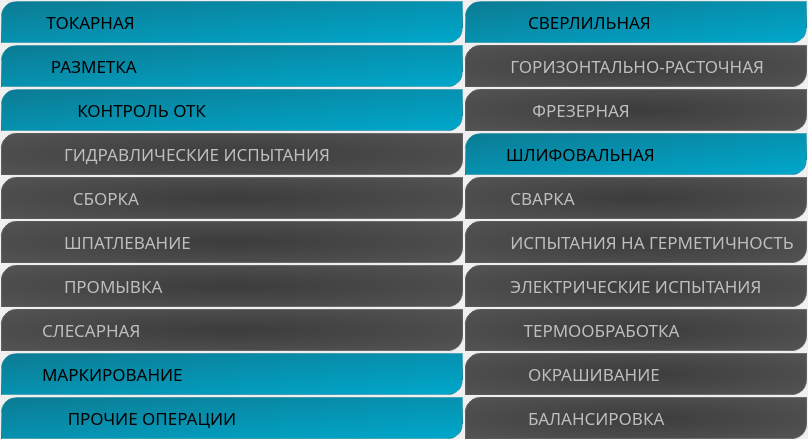
               <widget class="QFrame" name="frame">
                <property name="styleSheet">
                 <string notr="true">QWidget {
	background: none;
}
QPushButton {
	background:qlineargradient(spread:pad, x1:0, y1:0, x2:1, y2:1, stop:0 rgba(12, 123, 147, 255), stop:1 rgba(0, 168, 204, 255));
	border: none;
	height: 30px;	
	width: 300px;
	font-size: 17px;
	padding: 5 0 5 40;
	border-bottom-right-radius: 15px;
	border-top-left-radius: 15px;
	border: 1px solid qradialgradient(spread:pad, cx:0.506, cy:1, radius:1.147, fx:0.494318, fy:1, stop:0 rgba(12, 123, 147, 255), stop:1 rgba(255, 255, 255, 0));
	text-align: left;
}
QPushButton:hover {
	color: rgb(0, 168, 204);
	border-left: 1px solid rgb(10, 169, 255);
	border-right: 1px solid rgb(10, 169, 255);
	background-color: qlineargradient(spread:pad, x1:0, y1:0.477, x2:1, y2:0.518, stop:0 rgba(15, 109, 159, 64), stop:0.505682 rgba(15, 111, 149, 0), stop:1 rgba(15, 112, 139, 58));
}
QPushButton:pressed {
	background-color: rgb(0, 53, 93)
}
QPushButton:disabled {
	background:qradialgradient(spread:pad, cx:0.5, cy:0.5, radius:0.851, fx:0.5, fy:0.5, stop:0 rgba(60, 60, 60, 255), stop:1 rgba(89, 89, 89, 255));
	border: 1px solid qlineargradient(spread:pad, x1:0, y1:0, x2:1, y2:0, stop:0 rgba(89, 89, 89, 255), stop:1 rgba(111, 111, 111, 255))
}</string>
                </property>
                <layout class="QVBoxLayout" name="verticalLayout_4">
                 <property name="spacing">
                  <number>6</number>
                 </property>
                 <property name="leftMargin">
                  <number>1</number>
                 </property>
                 <property name="topMargin">
                  <number>1</number>
                 </property>
                 <property name="rightMargin">
                  <number>1</number>
                 </property>
                 <property name="bottomMargin">
                  <number>0</number>
                 </property>
                 <item>
                  <layout class="QGridLayout" name="gridLayout">
                   <property name="leftMargin">
                    <number>0</number>
                   </property>
                   <property name="topMargin">
                    <number>0</number>
                   </property>
                   <property name="rightMargin">
                    <number>0</number>
                   </property>
                   <property name="spacing">
                    <number>2</number>
                   </property>
                   <item row="9" column="0">
                    <widget class="QPushButton" name="btn_sborka">
                     <property name="font">
                      <font>
                       <family>Segoe UI Light</family>
                       <pointsize>-1</pointsize>
                      </font>
                     </property>
                     <property name="cursor">
                      <cursorShape>PointingHandCursor</cursorShape>
                     </property>
                     <property name="styleSheet">
                      <string notr="true">text-align: none;
padding-left: 0;
padding-right: 160;</string>
                     </property>
                     <property name="text">
                      <string>ПРОЧИЕ ОПЕРАЦИИ</string>
                     </property>
                     <property name="icon">
                      <iconset resource="res/res.qrc">
                       <normaloff>:/operations/operations/sborka-no-bg.png</normaloff>:/operations/operations/sborka-no-bg.png</iconset>
                     </property>
                     <property name="iconSize">
                      <size>
                       <width>160</width>
                       <height>100</height>
                      </size>
                     </property>
                    </widget>
                   </item>
                   <item row="3" column="1">
                    <widget class="QPushButton" name="btn_shlifovanie">
                     <property name="enabled">
                      <bool>true</bool>
                     </property>
                     <property name="font">
                      <font>
                       <family>Segoe UI Light</family>
                       <pointsize>-1</pointsize>
                      </font>
                     </property>
                     <property name="cursor">
                      <cursorShape>PointingHandCursor</cursorShape>
                     </property>
                     <property name="styleSheet">
                      <string notr="true"/>
                     </property>
                     <property name="text">
                      <string>ШЛИФОВАЛЬНАЯ</string>
                     </property>
                     <property name="icon">
                      <iconset resource="res/res.qrc">
                       <normaloff>:/operations/operations/shlifovka.PNG</normaloff>:/operations/operations/shlifovka.PNG</iconset>
                     </property>
                     <property name="iconSize">
                      <size>
                       <width>45</width>
                       <height>45</height>
                      </size>
                     </property>
                    </widget>
                   </item>
                   <item row="4" column="1">
                    <widget class="QPushButton" name="btn_kontrol_otk_5">
                     <property name="enabled">
                      <bool>false</bool>
                     </property>
                     <property name="font">
                      <font>
                       <family>Segoe UI Light</family>
                       <pointsize>-1</pointsize>
                      </font>
                     </property>
                     <property name="cursor">
                      <cursorShape>ForbiddenCursor</cursorShape>
                     </property>
                     <property name="styleSheet">
                      <string notr="true">QPushButton:hover {
	color: rgb(221, 71, 71);
	border-left: 1px solid rgb(203, 88, 88);
	border-right: 1px solid rgb(203, 88, 88);
	background-color: qlineargradient(spread:pad, x1:0, y1:0.477, x2:1, y2:0.518, stop:0 rgba(160, 18, 18, 58), stop:0.505682 rgba(15, 111, 149, 0), stop:1 rgba(160, 17, 17, 58))
}</string>
                     </property>
                     <property name="text">
                      <string> СВАРКА</string>
                     </property>
                     <property name="icon">
                      <iconset resource="res/res.qrc">
                       <normaloff>:/operations/operations/svarka.PNG</normaloff>:/operations/operations/svarka.PNG</iconset>
                     </property>
                     <property name="iconSize">
                      <size>
                       <width>70</width>
                       <height>70</height>
                      </size>
                     </property>
                    </widget>
                   </item>
                   <item row="2" column="0">
                    <widget class="QPushButton" name="btn_kontrol_otk">
                     <property name="font">
                      <font>
                       <family>Segoe UI Light</family>
                       <pointsize>-1</pointsize>
                      </font>
                     </property>
                     <property name="cursor">
                      <cursorShape>PointingHandCursor</cursorShape>
                     </property>
                     <property name="styleSheet">
                      <string notr="true"/>
                     </property>
                     <property name="text">
                      <string>        КОНТРОЛЬ ОТК</string>
                     </property>
                     <property name="icon">
                      <iconset resource="res/res.qrc">
                       <normaloff>:/operations/operations/otk-no-bg.png</normaloff>:/operations/operations/otk-no-bg.png</iconset>
                     </property>
                     <property name="iconSize">
                      <size>
                       <width>50</width>
                       <height>50</height>
                      </size>
                     </property>
                    </widget>
                   </item>
                   <item row="0" column="0">
                    <widget class="QPushButton" name="btn_tokarnaya">
                     <property name="font">
                      <font>
                       <family>Segoe UI Light</family>
                       <pointsize>-1</pointsize>
                      </font>
                     </property>
                     <property name="cursor">
                      <cursorShape>PointingHandCursor</cursorShape>
                     </property>
                     <property name="layoutDirection">
                      <enum>Qt::LayoutDirection::LeftToRight</enum>
                     </property>
                     <property name="styleSheet">
                      <string notr="true"/>
                     </property>
                     <property name="text">
                      <string> ТОКАРНАЯ</string>
                     </property>
                     <property name="icon">
                      <iconset resource="res/res.qrc">
                       <normaloff>:/operations/operations/tokarnaya-no-bg.png</normaloff>:/operations/operations/tokarnaya-no-bg.png</iconset>
                     </property>
                     <property name="iconSize">
                      <size>
                       <width>70</width>
                       <height>70</height>
                      </size>
                     </property>
                    </widget>
                   </item>
                   <item row="7" column="1">
                    <widget class="QPushButton" name="btn_kontrol_otk_10">
                     <property name="enabled">
                      <bool>false</bool>
                     </property>
                     <property name="font">
                      <font>
                       <family>Segoe UI Light</family>
                       <pointsize>-1</pointsize>
                      </font>
                     </property>
                     <property name="cursor">
                      <cursorShape>ForbiddenCursor</cursorShape>
                     </property>
                     <property name="styleSheet">
                      <string notr="true">QPushButton:hover {
	color: rgb(221, 71, 71);
	border-left: 1px solid rgb(203, 88, 88);
	border-right: 1px solid rgb(203, 88, 88);
	background-color: qlineargradient(spread:pad, x1:0, y1:0.477, x2:1, y2:0.518, stop:0 rgba(160, 18, 18, 58), stop:0.505682 rgba(15, 111, 149, 0), stop:1 rgba(160, 17, 17, 58))
}</string>
                     </property>
                     <property name="text">
                      <string>    ТЕРМООБРАБОТКА</string>
                     </property>
                     <property name="icon">
                      <iconset resource="res/res.qrc">
                       <normaloff>:/operations/operations/term_obrabotka.PNG</normaloff>:/operations/operations/term_obrabotka.PNG</iconset>
                     </property>
                     <property name="iconSize">
                      <size>
                       <width>55</width>
                       <height>55</height>
                      </size>
                     </property>
                    </widget>
                   </item>
                   <item row="0" column="1">
                    <widget class="QPushButton" name="btn_sverlilnaya">
                     <property name="font">
                      <font>
                       <family>Segoe UI Light</family>
                       <pointsize>-1</pointsize>
                      </font>
                     </property>
                     <property name="cursor">
                      <cursorShape>PointingHandCursor</cursorShape>
                     </property>
                     <property name="styleSheet">
                      <string notr="true"/>
                     </property>
                     <property name="text">
                      <string>     СВЕРЛИЛЬНАЯ</string>
                     </property>
                     <property name="icon">
                      <iconset resource="res/res.qrc">
                       <normaloff>:/operations/operations/sverlovka-no-bg.png</normaloff>:/operations/operations/sverlovka-no-bg.png</iconset>
                     </property>
                     <property name="iconSize">
                      <size>
                       <width>60</width>
                       <height>60</height>
                      </size>
                     </property>
                    </widget>
                   </item>
                   <item row="3" column="0">
                    <widget class="QPushButton" name="btn_kontrol_otk_2">
                     <property name="enabled">
                      <bool>false</bool>
                     </property>
                     <property name="font">
                      <font>
                       <family>Segoe UI Light</family>
                       <pointsize>-1</pointsize>
                      </font>
                     </property>
                     <property name="cursor">
                      <cursorShape>ForbiddenCursor</cursorShape>
                     </property>
                     <property name="styleSheet">
                      <string notr="true">QPushButton:hover {
	color: rgb(221, 71, 71);
	border-left: 1px solid rgb(203, 88, 88);
	border-right: 1px solid rgb(203, 88, 88);
	background-color: qlineargradient(spread:pad, x1:0, y1:0.477, x2:1, y2:0.518, stop:0 rgba(160, 18, 18, 58), stop:0.505682 rgba(15, 111, 149, 0), stop:1 rgba(160, 17, 17, 58))
}</string>
                     </property>
                     <property name="text">
                      <string>     ГИДРАВЛИЧЕСКИЕ ИСПЫТАНИЯ</string>
                     </property>
                     <property name="icon">
                      <iconset resource="res/res.qrc">
                       <normaloff>:/operations/operations/hydro_ispit.PNG</normaloff>:/operations/operations/hydro_ispit.PNG</iconset>
                     </property>
                     <property name="iconSize">
                      <size>
                       <width>50</width>
                       <height>50</height>
                      </size>
                     </property>
                    </widget>
                   </item>
                   <item row="6" column="1">
                    <widget class="QPushButton" name="btn_kontrol_otk_8">
                     <property name="enabled">
                      <bool>false</bool>
                     </property>
                     <property name="font">
                      <font>
                       <family>Segoe UI Light</family>
                       <pointsize>-1</pointsize>
                      </font>
                     </property>
                     <property name="cursor">
                      <cursorShape>ForbiddenCursor</cursorShape>
                     </property>
                     <property name="styleSheet">
                      <string notr="true">QPushButton:hover {
	color: rgb(221, 71, 71);
	border-left: 1px solid rgb(203, 88, 88);
	border-right: 1px solid rgb(203, 88, 88);
	background-color: qlineargradient(spread:pad, x1:0, y1:0.477, x2:1, y2:0.518, stop:0 rgba(160, 18, 18, 58), stop:0.505682 rgba(15, 111, 149, 0), stop:1 rgba(160, 17, 17, 58))
}</string>
                     </property>
                     <property name="text">
                      <string> ЭЛЕКТРИЧЕСКИЕ ИСПЫТАНИЯ</string>
                     </property>
                     <property name="icon">
                      <iconset resource="res/res.qrc">
                       <normaloff>:/operations/operations/elect_ispit.PNG</normaloff>:/operations/operations/elect_ispit.PNG</iconset>
                     </property>
                     <property name="iconSize">
                      <size>
                       <width>70</width>
                       <height>70</height>
                      </size>
                     </property>
                    </widget>
                   </item>
                   <item row="7" column="0">
                    <widget class="QPushButton" name="btn_kontrol_otk_12">
                     <property name="enabled">
                      <bool>false</bool>
                     </property>
                     <property name="font">
                      <font>
                       <family>Segoe UI Light</family>
                       <pointsize>-1</pointsize>
                      </font>
                     </property>
                     <property name="cursor">
                      <cursorShape>ForbiddenCursor</cursorShape>
                     </property>
                     <property name="styleSheet">
                      <string notr="true">QPushButton:hover {
	color: rgb(221, 71, 71);
	border-left: 1px solid rgb(203, 88, 88);
	border-right: 1px solid rgb(203, 88, 88);
	background-color: qlineargradient(spread:pad, x1:0, y1:0.477, x2:1, y2:0.518, stop:0 rgba(160, 18, 18, 58), stop:0.505682 rgba(15, 111, 149, 0), stop:1 rgba(160, 17, 17, 58))
}</string>
                     </property>
                     <property name="text">
                      <string>СЛЕСАРНАЯ</string>
                     </property>
                     <property name="icon">
                      <iconset resource="res/res.qrc">
                       <normaloff>:/operations/operations/slesarnaya.PNG</normaloff>:/operations/operations/slesarnaya.PNG</iconset>
                     </property>
                     <property name="iconSize">
                      <size>
                       <width>55</width>
                       <height>55</height>
                      </size>
                     </property>
                    </widget>
                   </item>
                   <item row="5" column="1">
                    <widget class="QPushButton" name="btn_kontrol_otk_7">
                     <property name="enabled">
                      <bool>false</bool>
                     </property>
                     <property name="font">
                      <font>
                       <family>Segoe UI Light</family>
                       <pointsize>-1</pointsize>
                      </font>
                     </property>
                     <property name="cursor">
                      <cursorShape>ForbiddenCursor</cursorShape>
                     </property>
                     <property name="styleSheet">
                      <string notr="true">QPushButton:hover {
	color: rgb(221, 71, 71);
	border-left: 1px solid rgb(203, 88, 88);
	border-right: 1px solid rgb(203, 88, 88);
	background-color: qlineargradient(spread:pad, x1:0, y1:0.477, x2:1, y2:0.518, stop:0 rgba(160, 18, 18, 58), stop:0.505682 rgba(15, 111, 149, 0), stop:1 rgba(160, 17, 17, 58))
}</string>
                     </property>
                     <property name="text">
                      <string> ИСПЫТАНИЯ НА ГЕРМЕТИЧНОСТЬ</string>
                     </property>
                     <property name="icon">
                      <iconset resource="res/res.qrc">
                       <normaloff>:/operations/operations/gel_ispit.PNG</normaloff>:/operations/operations/gel_ispit.PNG</iconset>
                     </property>
                     <property name="iconSize">
                      <size>
                       <width>70</width>
                       <height>70</height>
                      </size>
                     </property>
                    </widget>
                   </item>
                   <item row="1" column="1">
                    <widget class="QPushButton" name="btn_razmetka_2">
                     <property name="enabled">
                      <bool>false</bool>
                     </property>
                     <property name="font">
                      <font>
                       <family>Segoe UI Light</family>
                       <pointsize>-1</pointsize>
                      </font>
                     </property>
                     <property name="cursor">
                      <cursorShape>ForbiddenCursor</cursorShape>
                     </property>
                     <property name="toolTip">
                      <string>&lt;html&gt;&lt;head/&gt;&lt;body&gt;&lt;p&gt;&lt;span style=&quot; font-size:8pt; color:#000000;&quot;&gt;В разработке&lt;/span&gt;&lt;/p&gt;&lt;/body&gt;&lt;/html&gt;</string>
                     </property>
                     <property name="whatsThis">
                      <string/>
                     </property>
                     <property name="styleSheet">
                      <string notr="true">QPushButton:hover {
	color: rgb(221, 71, 71);
	border-left: 1px solid rgb(203, 88, 88);
	border-right: 1px solid rgb(203, 88, 88);
	background-color: qlineargradient(spread:pad, x1:0, y1:0.477, x2:1, y2:0.518, stop:0 rgba(160, 18, 18, 58), stop:0.505682 rgba(15, 111, 149, 0), stop:1 rgba(160, 17, 17, 58))
}</string>
                     </property>
                     <property name="text">
                      <string> ГОРИЗОНТАЛЬНО-РАСТОЧНАЯ</string>
                     </property>
                     <property name="icon">
                      <iconset resource="res/res.qrc">
                       <normaloff>:/operations/operations/goriz-no-bg.png</normaloff>:/operations/operations/goriz-no-bg.png</iconset>
                     </property>
                     <property name="iconSize">
                      <size>
                       <width>70</width>
                       <height>70</height>
                      </size>
                     </property>
                    </widget>
                   </item>
                   <item row="8" column="1">
                    <widget class="QPushButton" name="btn_kontrol_otk_4">
                     <property name="enabled">
                      <bool>false</bool>
                     </property>
                     <property name="font">
                      <font>
                       <family>Segoe UI Light</family>
                       <pointsize>-1</pointsize>
                      </font>
                     </property>
                     <property name="cursor">
                      <cursorShape>ForbiddenCursor</cursorShape>
                     </property>
                     <property name="styleSheet">
                      <string notr="true">QPushButton:hover {
	color: rgb(221, 71, 71);
	border-left: 1px solid rgb(203, 88, 88);
	border-right: 1px solid rgb(203, 88, 88);
	background-color: qlineargradient(spread:pad, x1:0, y1:0.477, x2:1, y2:0.518, stop:0 rgba(160, 18, 18, 58), stop:0.505682 rgba(15, 111, 149, 0), stop:1 rgba(160, 17, 17, 58))
}</string>
                     </property>
                     <property name="text">
                      <string>     ОКРАШИВАНИЕ</string>
                     </property>
                     <property name="icon">
                      <iconset resource="res/res.qrc">
                       <normaloff>:/operations/operations/painting.PNG</normaloff>:/operations/operations/painting.PNG</iconset>
                     </property>
                     <property name="iconSize">
                      <size>
                       <width>50</width>
                       <height>50</height>
                      </size>
                     </property>
                    </widget>
                   </item>
                   <item row="9" column="1">
                    <widget class="QPushButton" name="btn_kontrol_otk_6">
                     <property name="enabled">
                      <bool>false</bool>
                     </property>
                     <property name="font">
                      <font>
                       <family>Segoe UI Light</family>
                       <pointsize>-1</pointsize>
                      </font>
                     </property>
                     <property name="cursor">
                      <cursorShape>ForbiddenCursor</cursorShape>
                     </property>
                     <property name="styleSheet">
                      <string notr="true">QPushButton:hover {
	color: rgb(221, 71, 71);
	border-left: 1px solid rgb(203, 88, 88);
	border-right: 1px solid rgb(203, 88, 88);
	background-color: qlineargradient(spread:pad, x1:0, y1:0.477, x2:1, y2:0.518, stop:0 rgba(160, 18, 18, 58), stop:0.505682 rgba(15, 111, 149, 0), stop:1 rgba(160, 17, 17, 58))
}</string>
                     </property>
                     <property name="text">
                      <string>     БАЛАНСИРОВКА</string>
                     </property>
                     <property name="icon">
                      <iconset resource="res/res.qrc">
                       <normaloff>:/operations/operations/balance.PNG</normaloff>:/operations/operations/balance.PNG</iconset>
                     </property>
                     <property name="iconSize">
                      <size>
                       <width>60</width>
                       <height>60</height>
                      </size>
                     </property>
                    </widget>
                   </item>
                   <item row="4" column="0">
                    <widget class="QPushButton" name="btn_kontrol_otk_9">
                     <property name="enabled">
                      <bool>false</bool>
                     </property>
                     <property name="font">
                      <font>
                       <family>Segoe UI Light</family>
                       <pointsize>-1</pointsize>
                      </font>
                     </property>
                     <property name="cursor">
                      <cursorShape>ForbiddenCursor</cursorShape>
                     </property>
                     <property name="styleSheet">
                      <string notr="true">QPushButton:hover {
	color: rgb(221, 71, 71);
	border-left: 1px solid rgb(203, 88, 88);
	border-right: 1px solid rgb(203, 88, 88);
	background-color: qlineargradient(spread:pad, x1:0, y1:0.477, x2:1, y2:0.518, stop:0 rgba(160, 18, 18, 58), stop:0.505682 rgba(15, 111, 149, 0), stop:1 rgba(160, 17, 17, 58))
}</string>
                     </property>
                     <property name="text">
                      <string>       СБОРКА</string>
                     </property>
                     <property name="icon">
                      <iconset resource="res/res.qrc">
                       <normaloff>:/operations/operations/sborka.PNG</normaloff>:/operations/operations/sborka.PNG</iconset>
                     </property>
                     <property name="iconSize">
                      <size>
                       <width>50</width>
                       <height>35</height>
                      </size>
                     </property>
                    </widget>
                   </item>
                   <item row="2" column="1">
                    <widget class="QPushButton" name="btn_frezernaya">
                     <property name="enabled">
                      <bool>false</bool>
                     </property>
                     <property name="font">
                      <font>
                       <family>Segoe UI Light</family>
                       <pointsize>-1</pointsize>
                       <strikeout>false</strikeout>
                      </font>
                     </property>
                     <property name="cursor">
                      <cursorShape>ForbiddenCursor</cursorShape>
                     </property>
                     <property name="toolTip">
                      <string>&lt;html&gt;&lt;head/&gt;&lt;body&gt;&lt;p&gt;&lt;span style=&quot; font-size:8pt; color:#000000;&quot;&gt;В разработке&lt;/span&gt;&lt;/p&gt;&lt;/body&gt;&lt;/html&gt;</string>
                     </property>
                     <property name="styleSheet">
                      <string notr="true">QPushButton:hover {
	color: rgb(221, 71, 71);
	border-left: 1px solid rgb(203, 88, 88);
	border-right: 1px solid rgb(203, 88, 88);
	background-color: qlineargradient(spread:pad, x1:0, y1:0.477, x2:1, y2:0.518, stop:0 rgba(160, 18, 18, 58), stop:0.505682 rgba(15, 111, 149, 0), stop:1 rgba(160, 17, 17, 58))
}</string>
                     </property>
                     <property name="text">
                      <string>      ФРЕЗЕРНАЯ</string>
                     </property>
                     <property name="icon">
                      <iconset resource="res/res.qrc">
                       <normaloff>:/operations/operations/frezernaya-no-bg.png</normaloff>:/operations/operations/frezernaya-no-bg.png</iconset>
                     </property>
                     <property name="iconSize">
                      <size>
                       <width>60</width>
                       <height>60</height>
                      </size>
                     </property>
                    </widget>
                   </item>
                   <item row="1" column="0">
                    <widget class="QPushButton" name="btn_razmetka">
                     <property name="font">
                      <font>
                       <family>Segoe UI Light</family>
                       <pointsize>-1</pointsize>
                      </font>
                     </property>
                     <property name="cursor">
                      <cursorShape>PointingHandCursor</cursorShape>
                     </property>
                     <property name="styleSheet">
                      <string notr="true"/>
                     </property>
                     <property name="text">
                      <string>  РАЗМЕТКА</string>
                     </property>
                     <property name="icon">
                      <iconset resource="res/res.qrc">
                       <normaloff>:/operations/operations/razmetka-no-bg.png</normaloff>:/operations/operations/razmetka-no-bg.png</iconset>
                     </property>
                     <property name="iconSize">
                      <size>
                       <width>70</width>
                       <height>70</height>
                      </size>
                     </property>
                    </widget>
                   </item>
                   <item row="5" column="0">
                    <widget class="QPushButton" name="btn_kontrol_otk_11">
                     <property name="enabled">
                      <bool>false</bool>
                     </property>
                     <property name="font">
                      <font>
                       <family>Segoe UI Light</family>
                       <pointsize>-1</pointsize>
                      </font>
                     </property>
                     <property name="cursor">
                      <cursorShape>ForbiddenCursor</cursorShape>
                     </property>
                     <property name="styleSheet">
                      <string notr="true">QPushButton:hover {
	color: rgb(221, 71, 71);
	border-left: 1px solid rgb(203, 88, 88);
	border-right: 1px solid rgb(203, 88, 88);
	background-color: qlineargradient(spread:pad, x1:0, y1:0.477, x2:1, y2:0.518, stop:0 rgba(160, 18, 18, 58), stop:0.505682 rgba(15, 111, 149, 0), stop:1 rgba(160, 17, 17, 58))
}</string>
                     </property>
                     <property name="text">
                      <string>     ШПАТЛЕВАНИЕ</string>
                     </property>
                     <property name="icon">
                      <iconset resource="res/res.qrc">
                       <normaloff>:/operations/operations/shpatlevanie.PNG</normaloff>:/operations/operations/shpatlevanie.PNG</iconset>
                     </property>
                     <property name="iconSize">
                      <size>
                       <width>55</width>
                       <height>55</height>
                      </size>
                     </property>
                    </widget>
                   </item>
                   <item row="8" column="0">
                    <widget class="QPushButton" name="btn_markirovanie">
                     <property name="font">
                      <font>
                       <family>Segoe UI Light</family>
                       <pointsize>-1</pointsize>
                      </font>
                     </property>
                     <property name="cursor">
                      <cursorShape>PointingHandCursor</cursorShape>
                     </property>
                     <property name="styleSheet">
                      <string notr="true"/>
                     </property>
                     <property name="text">
                      <string>МАРКИРОВАНИЕ</string>
                     </property>
                     <property name="icon">
                      <iconset resource="res/res.qrc">
                       <normaloff>:/operations/operations/markirovanie.PNG</normaloff>:/operations/operations/markirovanie.PNG</iconset>
                     </property>
                     <property name="iconSize">
                      <size>
                       <width>55</width>
                       <height>55</height>
                      </size>
                     </property>
                    </widget>
                   </item>
                   <item row="6" column="0">
                    <widget class="QPushButton" name="btn_kontrol_otk_3">
                     <property name="enabled">
                      <bool>false</bool>
                     </property>
                     <property name="font">
                      <font>
                       <family>Segoe UI Light</family>
                       <pointsize>-1</pointsize>
                      </font>
                     </property>
                     <property name="cursor">
                      <cursorShape>ForbiddenCursor</cursorShape>
                     </property>
                     <property name="styleSheet">
                      <string notr="true">QPushButton:hover {
	color: rgb(221, 71, 71);
	border-left: 1px solid rgb(203, 88, 88);
	border-right: 1px solid rgb(203, 88, 88);
	background-color: qlineargradient(spread:pad, x1:0, y1:0.477, x2:1, y2:0.518, stop:0 rgba(160, 18, 18, 58), stop:0.505682 rgba(15, 111, 149, 0), stop:1 rgba(160, 17, 17, 58))
}</string>
                     </property>
                     <property name="text">
                      <string>     ПРОМЫВКА</string>
                     </property>
                     <property name="icon">
                      <iconset resource="res/res.qrc">
                       <normaloff>:/operations/operations/promivka-no-bg-preview (carve.photos).png</normaloff>:/operations/operations/promivka-no-bg-preview (carve.photos).png</iconset>
                     </property>
                     <property name="iconSize">
                      <size>
                       <width>50</width>
                       <height>50</height>
                      </size>
                     </property>
                    </widget>
                   </item>
                  </layout>
                 </item>
                </layout>
               </widget>
